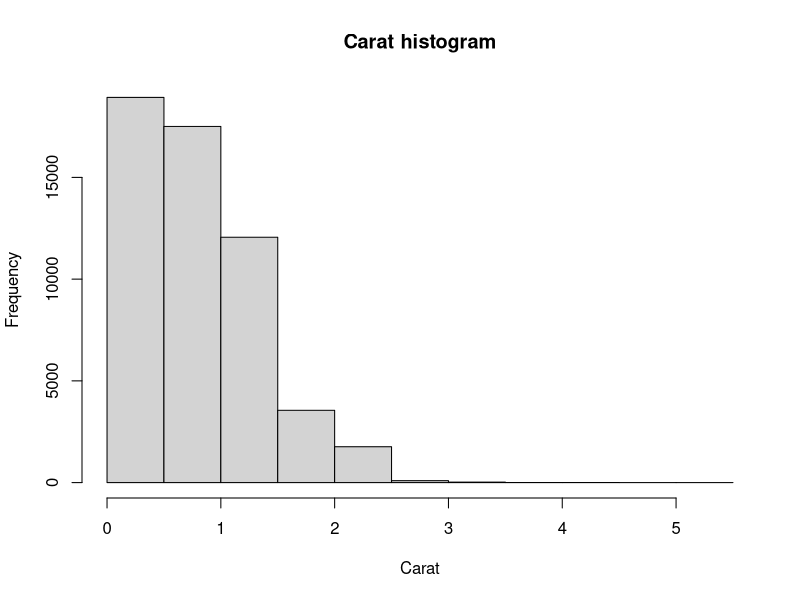
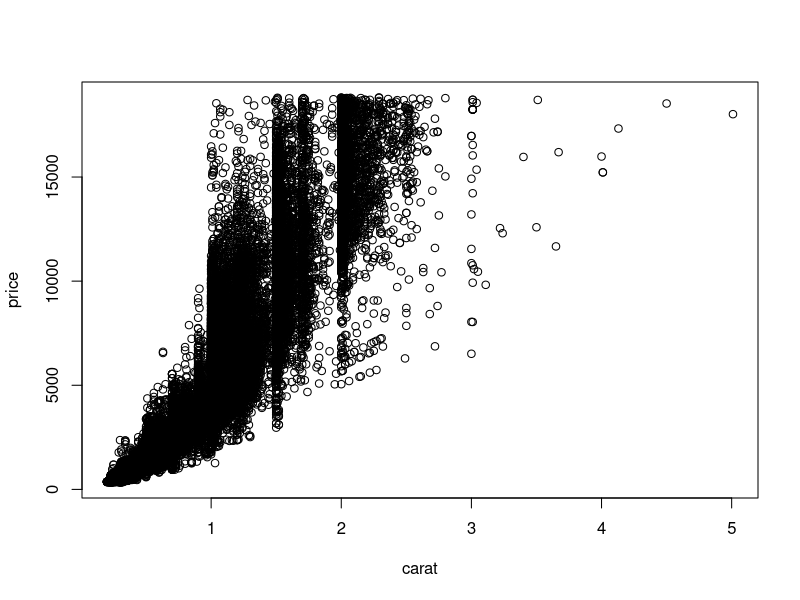
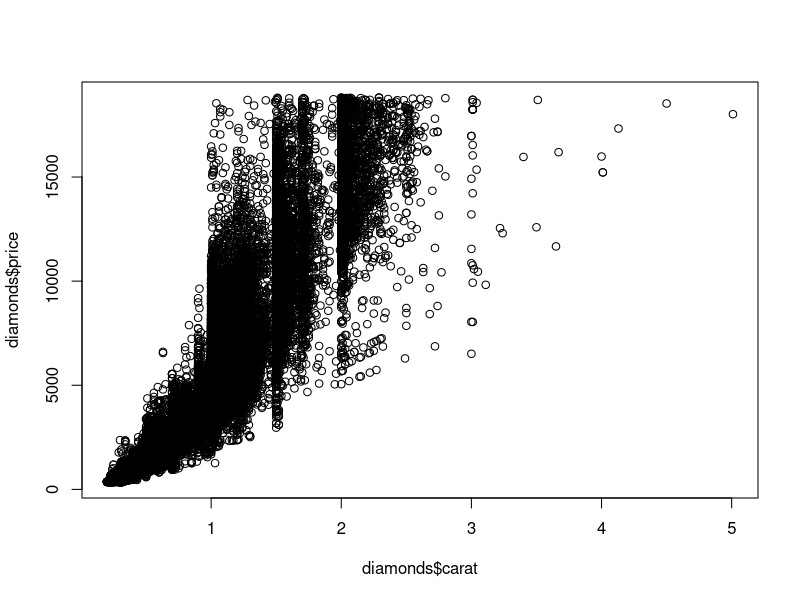
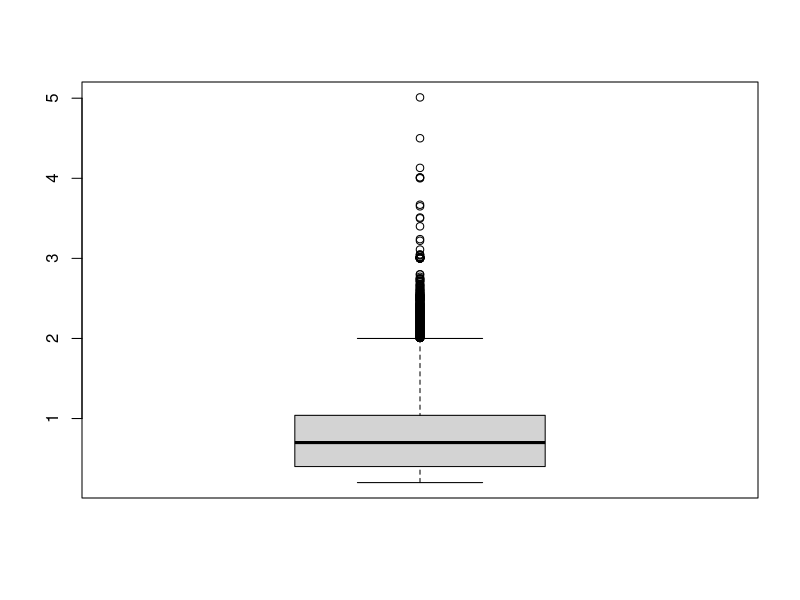

Here is the R script that generated these plots, in order:
# Base Histogram ----

require(ggplot2)
data(diamonds)
hist(
  diamonds$carat,
  #breaks = 10,
  main = "Carat histogram",
  xlab = "Carat"
  )

# Base Scatter plot ----

# For observing two variables

plot(price~carat, data = diamonds)    # formula notation y~x
plot(diamonds$carat, diamonds$price)  # x, y notation

# Boxplot ----

# Middle of box - median
# Box is bounded by 1st and 3rd quartiles
boxplot(diamonds$carat)
